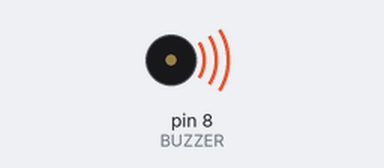
The sketch below on a simulated Arduino Uno, built with avr-gcc and run on an emulated ATmega328P. Shown: buzzer (waves = sounding).

Above: at 0.1 s.
At 87.9 s:
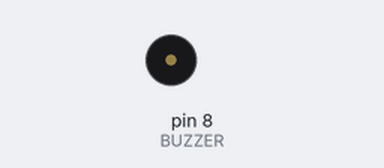
Timing chart, 0 to 89.4 s (numbered marks = the images above):
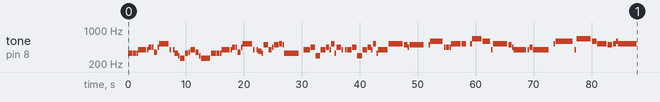

The sketch:

O_Holy_Night.ino
```cpp
// Generado con Partitura → Arduino
// 190 notas/silencios · duración ≈ 88.2 s · 100 BPM
#include <avr/pgmspace.h>
#if !defined(PROGMEM)
  #define PROGMEM
  #define pgm_read_word(p) (*(p))
#endif

#define BUZZER 8
const uint16_t N = 190;

// Frecuencias en Hz (0 = silencio)
const uint16_t melody[] PROGMEM = {
  330, 330, 0, 330, 0, 392, 0, 392, 0, 440, 0, 440,
  0, 349, 0, 440, 0, 523, 0, 392, 0, 392, 0, 330,
  0, 294, 0, 262, 0, 330, 0, 349, 0, 392, 0, 349,
  0, 294, 0, 262, 0, 330, 0, 330, 0, 330, 0, 392,
  0, 392, 0, 440, 0, 440, 0, 349, 0, 440, 0, 523,
  0, 392, 0, 392, 0, 370, 0, 330, 0, 494, 0, 392,
  0, 440, 0, 494, 0, 523, 0, 494, 0, 330, 0, 392,
  0, 392, 0, 440, 0, 294, 0, 392, 0, 440, 0, 392,
  0, 523, 0, 330, 0, 440, 0, 392, 0, 392, 0, 392,
  0, 440, 0, 294, 0, 392, 0, 440, 0, 392, 0, 523,
  0, 330, 0, 392, 0, 523, 0, 494, 0, 440, 0, 494,
  0, 494, 0, 587, 0, 440, 0, 440, 0, 440, 0, 523,
  0, 523, 0, 523, 0, 659, 0, 587, 0, 392, 0, 523,
  0, 494, 0, 440, 0, 392, 0, 392, 0, 440, 0, 392,
  0, 392, 0, 523, 0, 587, 0, 392, 0, 659, 0, 587,
  0, 523, 0, 494, 0, 523, 0, 587, 0, 523
};
// Duraciones en ms
const uint16_t dur[] PROGMEM = {
  900, 599, 1, 299, 1, 1499, 1, 299, 1, 599, 1, 299,
  1, 599, 1, 299, 1, 1799, 1, 299, 301, 299, 1, 599,
  1, 299, 1, 899, 1, 599, 1, 299, 1, 899, 1, 599,
  1, 299, 1, 1799, 1, 899, 1, 599, 1, 299, 1, 1499,
  1, 299, 1, 599, 1, 299, 1, 599, 1, 299, 1, 1799,
  1, 299, 301, 299, 1, 599, 1, 299, 1, 899, 1, 599,
  1, 299, 1, 899, 1, 599, 1, 299, 1, 2699, 601, 299,
  1, 899, 1, 899, 1, 899, 1, 899, 1, 599, 1, 299,
  1, 599, 1, 299, 1, 899, 1, 299, 301, 299, 1, 899,
  1, 899, 1, 899, 1, 899, 1, 599, 1, 299, 1, 599,
  1, 299, 1, 1799, 1, 2699, 1, 599, 1, 299, 1, 2699,
  601, 299, 1, 2399, 1, 299, 1, 599, 1, 299, 1, 1799,
  1, 899, 601, 299, 1, 1799, 1, 1499, 1, 299, 1, 2699,
  1, 599, 1, 299, 1, 2399, 1, 299, 1, 599, 1, 299,
  1, 2699, 601, 299, 1, 3299, 1, 299, 1, 2699, 1, 899,
  1, 1799, 1, 899, 1, 599, 1, 299, 1, 3599
};

void playSong() {
  for (uint16_t i = 0; i < N; i++) {
    uint16_t f = pgm_read_word(&melody[i]);
    uint16_t d = pgm_read_word(&dur[i]);
    if (f) tone(BUZZER, f, (uint32_t)d * 90 / 100);
    delay(d);
    noTone(BUZZER);
  }
}

void setup() {
  pinMode(BUZZER, OUTPUT);
  playSong();
}

void loop() {
}
```
